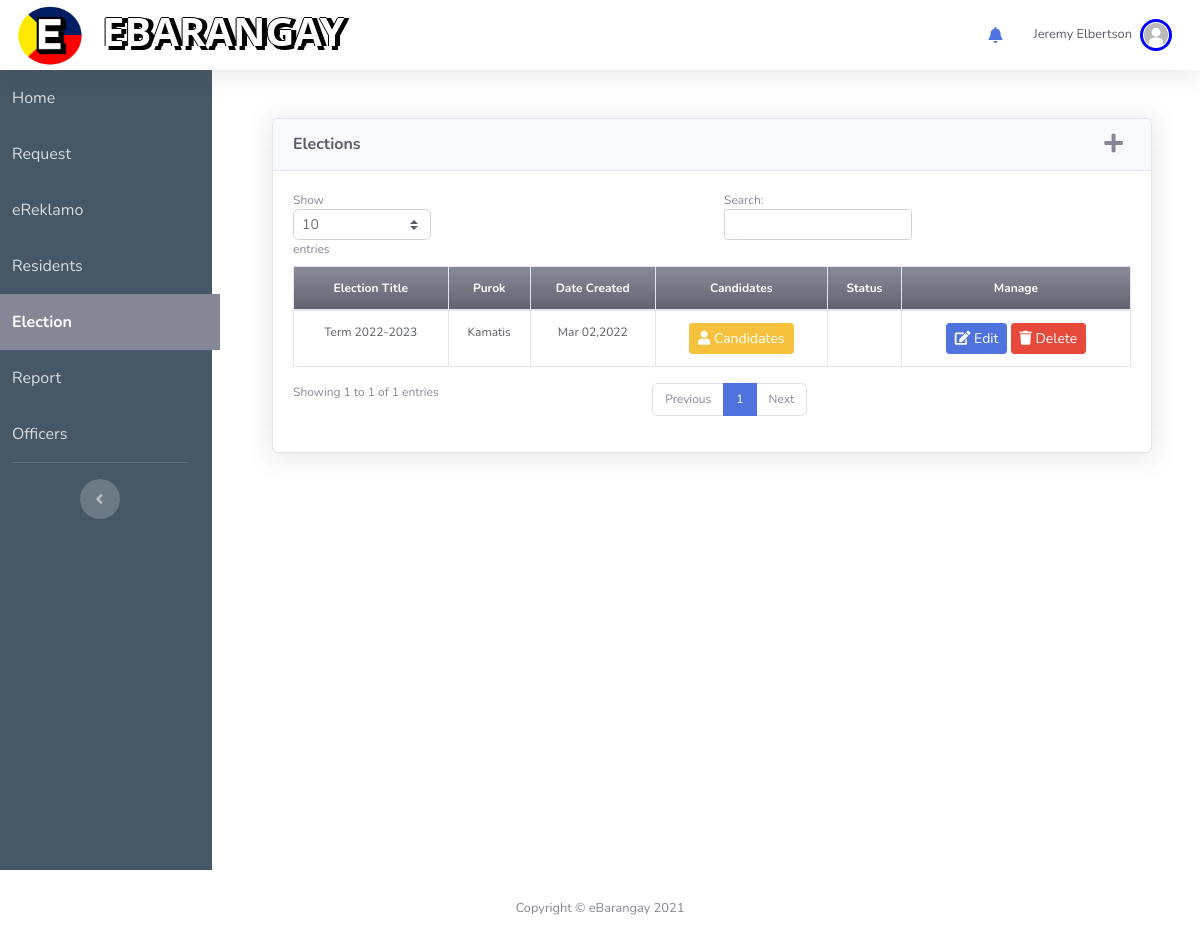
/election.php (signed in), run on an earlier commit of the app's database.
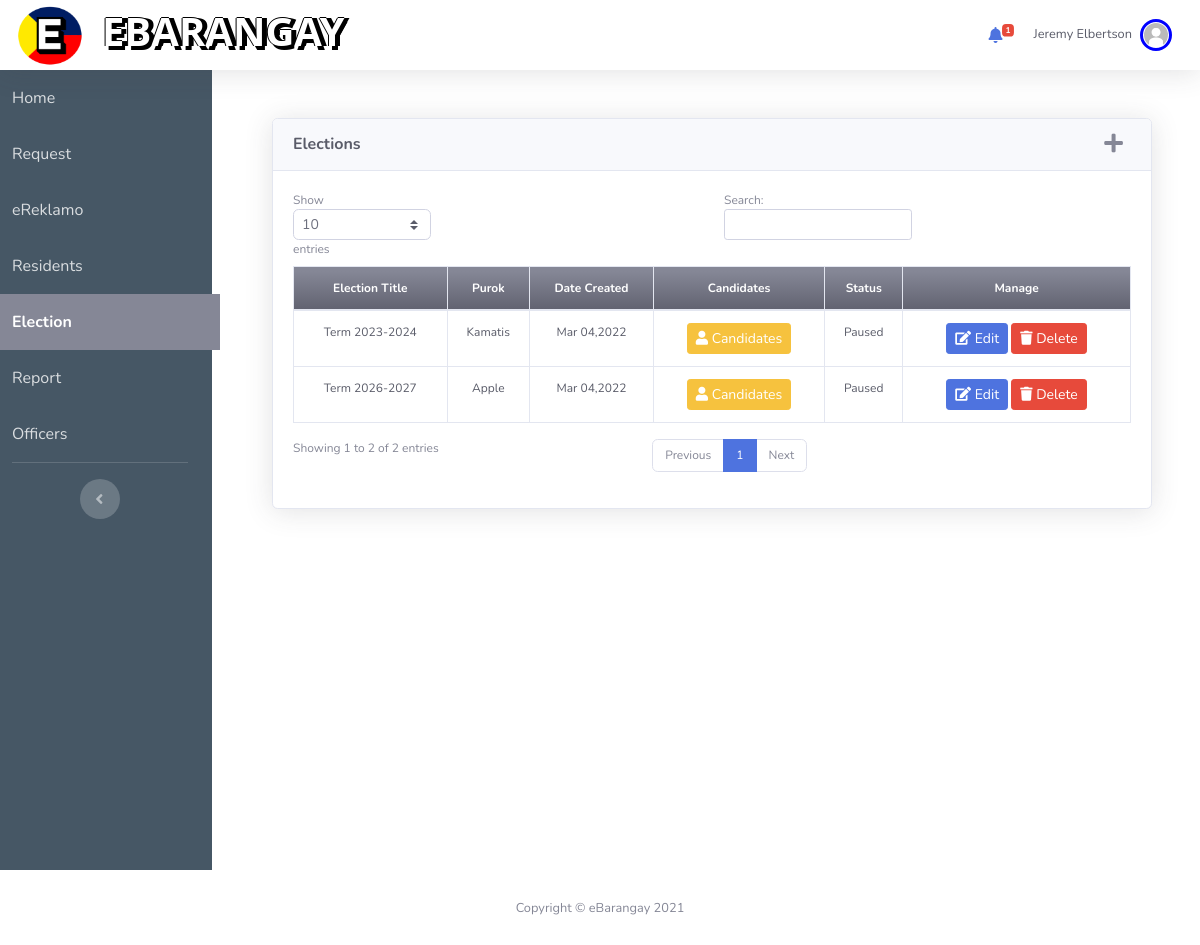
And on a later commit of the database.
### tables this page shows
CREATE TABLE `election` (
  `electionID` int NOT NULL,
  `electionTitle` varchar(50) NOT NULL,
  `electionStatus` varchar(20) NOT NULL DEFAULT 'Paused',
  `created_by` varchar(50) NOT NULL,
  `created_at` datetime NOT NULL DEFAULT CURRENT_TIMESTAMP,
  `updated_at` datetime NOT NULL DEFAULT CURRENT_TIMESTAMP,
  `barangay` varchar(50) DEFAULT NULL,
  `purok` varchar(50) DEFAULT NULL
);

### election.php (the view, shortened to what the changed rows need)
<?php include 'includes/dbh.inc.php' ?>
<?php include 'header.php' ?>
<div class="col d-flex flex-column">
<?php if($_SESSION["userType"] == "Resident"): ?>
    <?php
        $notif = $conn->query("SELECT * FROM votes WHERE UsersID={$_SESSION['UsersID']}");
        $row_cnt = mysqli_num_rows($notif);
        if($row_cnt <= 0):
    ?>
<div class="row">
    <div class="col">
        <div class="container-fluid">
            <div class="d-sm-flex align-items-center justify-content-between mb-4">
                <h1 class="h3 mb-0 text-gray-800">Election</h1>
            </div>
            <?php
                $posts = $conn->query("SELECT * FROM election WHERE electionStatus='Active'");
                $row_cnt = mysqli_num_rows($posts);
                if($row_cnt > 0):
                    while($row=$posts->fetch_assoc()):
            ?>
            <form action="includes/vote.inc.php?electionID=<?php echo $row['electionID'] ?>" class="user" method="post">
                <div class="card shadow mb-3">
                    <div class="card-header m-0 p-1">
                        <div class="d-sm-flex align-items-center justify-content-between mb-4">
                            <h1 class="h3 mb-0 text-gray-800"><?php echo $row["electionTitle"]; ?></h1>
                        </div>
                    </div>
                    <div class="card-body">
                        <?php
                            $i = 0;
                            $posi = array("Captain", "Purok Leader", "Secretary", "Treasurer");
                            while($i < count($posi)):
                        ?>
                        <div class="card shadow mb-3">
                            <div class="card-header m-0 p-1">
                                <div class="d-sm-flex align-items-center justify-content-between mb-4">
                                    <h1 class="h3 mb-0 text-gray-800"><?php echo $posi[$i] ?></h1>
                                </div>
                            </div>
                            <div class="card-body">
                                <div class="row">
                                    <?php
                                    $cands = $conn->query("SELECT candidates.*, users.profile_pic FROM candidates INNER JOIN users ON users.UsersID=candidates.UsersID WHERE position='". $posi[$i] ."'");
                                    while($crow=$cands->fetch_assoc()):
                                        $crow["position"] = str_replace(" ", "", $crow["position"]);
                                    ?>
                                    <div class="col-xl-4 col-md-6 mb-4">
                                        <div class="card border-left-primary shadow h-100 py-2">
                                            <div class="card-body">
                                                <input type="radio" class="flat-red" name="<?php echo $crow["position"] ?>" value="<?php echo $crow["candidateID"] ?>" style="position: absolute;">
                                                <div class="row no-gutters align-items-center">
                                                    <div class="col mr-2">
                                                        <div class="text-xs font-weight-bold text-gray-800 text-uppercase mb-1">
                                                            <b><?php echo $crow["lastname"]. ", " . $crow["firstname"] ?></b></div>
                                                        <div class="text-xs font-weight-bold text-gray-800 text-uppercase mb-1">
                                                            Running for:  <b><?php echo $crow["position"] ?></b></div>
                                                    </div>
                                                    <div class="col-auto">
                                                        <img src="img/<?php echo $crow["profile_pic"] ?>" alt="EBARANGAY LOGO" width="70rem" height="80rem">
                                                    </div>
                                                </div>
                                            </div>
                                        </div>
                                    </div>
                                    <?php endwhile; ?>
                                </div>
                            </div>
                            <div class="card-footer">
                            </div>
                        </div>
                        <?php $i++; endwhile; ?>
                    </div>
                    <div class="card-footer" style="margin-left: auto;">
                        <button type="submit" class="btn btn-primary" name="submit" id='submit'>Save</button>
                    </div>
                </div>
                <?php endwhile; ?>
            </form>
            <?php else: ?>
                <div class='alert alert-warning' role='alert' style="text-align: center">
                    No election is currently running!
                </div>
            <?php endif; ?>
        </div>
    </div>
</div>
<?php else: ?>
<div class="row">
    <div class="col">
        <div class="container-fluid">
            <div class="d-sm-flex align-items-center justify-content-between mb-4">
                <h1 class="h3 mb-0 text-gray-800">Election</h1>
            </div>
            <div class='alert alert-success' role='alert'>
               Your vote has already been submitted! Thanks for voting!
            </div>
        </div>
    </div>
</div>
<?php endif; ?>
<?php elseif($_SESSION["userType"] == "Captain"): ?>
<div class="container p-4">
<div class="card shadow mb-4 m-4">
    <div class="card-header py-3 d-flex justify-content-between">
            <h6 class="m-0 font-weight-bold text-dark">Elections</h6>
            <a class="fas fa-plus fa-lg mr-2 text-gray-600 add_election" href="javascript:void(0)"></a>
    </div>
    <div class="card-body" style="font-size: 75%">
        <div class="table-responsive">
            <table class="table table-bordered text-center text-dark"
                id="dataTable" width="100%" cellspacing="0" cellpadding="0">
                <thead >
                    <tr class="bg-gradient-secondary text-white">
                        <th scope="col">Election Title</th>
                        <th scope="col">Purok</th>
                        <th scope="col">Date Created</th>
                        <th scope="col">Candidates</th>
                        <th scope="col">Status</th>
                        <th scope="col">Manage</th>
                    </tr>
                </thead>
                <tbody>
                    <?php
                        $election = $conn->query("SELECT election.*,
                        concat(users.Firstname, ' ', users.Lastname) as name,
                        users.profile_pic,
                        users.userType FROM election
                        INNER JOIN users ON election.created_by = users.UsersID
                        WHERE barangay='{$_SESSION['userBarangay']}'");
                        while($row=$election->fetch_assoc()):
                    ?>
                    <tr>
                        <td><?php echo $row["electionTitle"] ?></td>
                        <td><?php echo $row["purok"] ?></td>
                        <td><?php echo date("M d,Y", strtotime($row['created_at'])); ?></td>
                        <td><button class="btn btn-warning btn-sm view_candidate btn-flat" data-electionid="<?php echo $row["electionID"] ?>" data-id="<?php echo $row['purok'] ?>"><i class="fas fa-user"></i> Candidates</button></td>
                        <td>
                            <?php echo $row["electionStatus"] ?>
                        </td>
                        <td>
                            <button class="btn btn-primary btn-sm edit_election btn-flat" data-id="<?php echo $row['electionID'] ?>" <?php if($row['electionStatus'] == "Finish"){ echo 'disabled'; }?>><i class="fas fa-edit"></i> Edit</button>
                            <button class="btn btn-danger btn-sm delete_election btn-flat" data-id="<?php echo $row['electionID'] ?>" <?php if($row['electionStatus'] == "Finish"){ echo 'disabled'; }?>><i class="fas fa-trash"></i> Delete</button>
                        </td>
                    </tr>
                    <?php endwhile; ?>
                </tbody>
            </table>
        </div>
    </div>
</div>
</div>
</div>
</div>
<?php endif; ?>
<?php include 'footer.php' ?>

### header.php (shortened to what the changed rows need)
<?php
    include 'includes/dbh.inc.php';
?>
<!DOCTYPE html>
<html lang="en">
<head>
    <link href="vendor/fontawesome-free/css/all.min.css" rel="stylesheet" type="text/css">
    <link href="css/sb-admin-2.min.css" rel="stylesheet">
    <link href="css/sb-admin-2.css" rel="stylesheet">
    <link href="css/cb2.css" rel="stylesheet">
</head>
<body id="page-top">
<nav class="navbar navbar-expand topbar static-top shadow">
<h1 class="navbar-text font-weight-bold d-none d-sm-block d-md-block text-white"
    style= "font-family: 'Segoe UI', Tahoma, Geneva, Verdana, sans-serif;
    text-shadow: -1px 0px black, 3px 4px black, 5px 0 black, 0 -1px black;">
    EBARANGAY
</h1>
<ul class="navbar-nav ml-auto">
    <?php if(isset($_SESSION["UsersID"]) != NULL) : ?>
    <li class="nav-item dropdown no-arrow mx-1">
        <a class="nav-link dropdown-toggle" href="#" id="alertsDropdown" role="button"
            data-toggle="dropdown" aria-haspopup="true" aria-expanded="false">
            <i class="fas fa-bell fa-fw"></i>
            <span class="badge badge-danger badge-counter"><?php
                    $notif = $conn->query("SELECT * FROM notifications WHERE (UsersID={$_SESSION['UsersID']}
                    OR position='{$_SESSION['userType']}') AND status='Not Read'
                    ORDER BY NotificationID ASC;");
                    $row_cnt = mysqli_num_rows($notif);
                    if($row_cnt > 0){
                        echo $row_cnt;
                    }
                ?></span>
        </a>
    </li>
    <?php endif; ?>
</ul>
</nav>
<div class="content-wrapper" >
<div class="row">

What changed in the data, as far as the page shows it:
removed election: electionTitle "Term 2022-2023", purok "Kamatis", created_at "Mar 02,2022"
added election: electionTitle "Term 2023-2024", purok "Kamatis", created_at "Mar 04,2022", electionStatus "Paused"
added election: electionTitle "Term 2026-2027", purok "Apple", created_at "Mar 04,2022", electionStatus "Paused"
Also different on the page:
$row_cnt: (not shown) → "1"
text written by a page script: "Show entries Search: Showing 1 to 1 of 1 entries Previous 1 Next" → "Show entries Search: Showing 1 to 2 of 2 entries Previous 1 Next"
